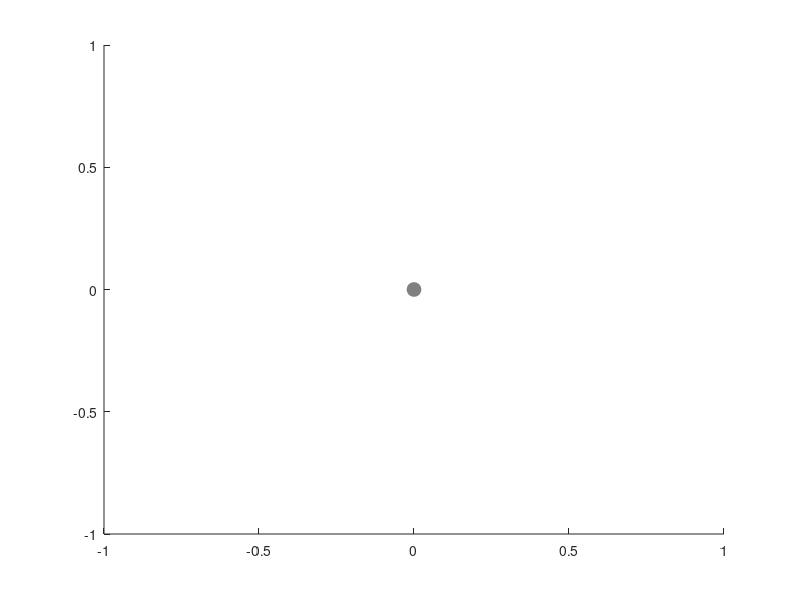

MATLAB code to generate this figure:
function plot_utils_center_point()
hold on
% optional, might delete it.
scatter(0, 0, 100, 'MarkerFaceColor',[0.5, 0.5, 0.5], 'MarkerEdgeColor',[0.5, 0.5, 0.5]);
hold off
end
